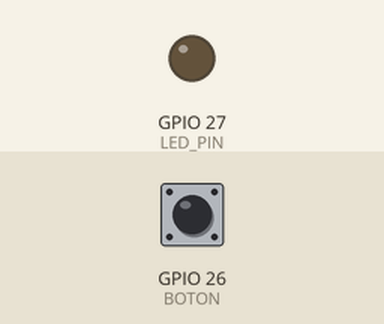
Recording of a sketch running on a simulated ESP32. Shown: output pins drawn as LEDs (lit = HIGH). Inputs (shaded band) come from the test bench; at power-on: GPIO 26 (BOTON) HIGH. I2S audio is not simulated (input reads silence); what the sketch prints to the serial monitor is not drawn.

Above: at 1.2 s.
1.3 s: GPIO 26 (BOTON) pulled LOW for 0.15 s
At 2.1 s:
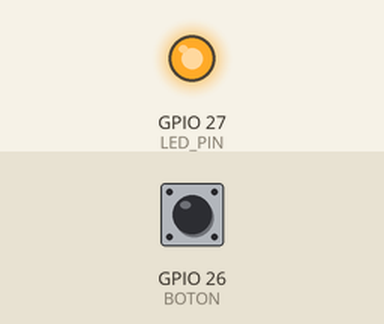
2.9 s: GPIO 26 (BOTON) pulled LOW for 1 s
At 3.8 s:
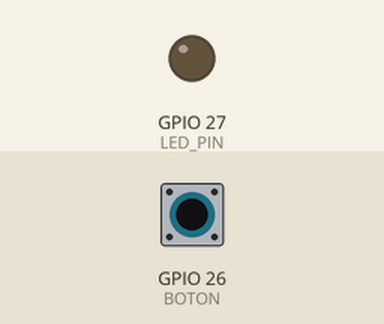
8.4 s: GPIO 26 (BOTON) pulled LOW for 3.2 s
At 8.7 s:
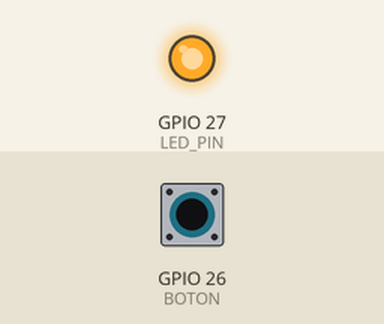
Timing chart, 0 to 11.4 s (numbered marks = the images above; inputs shaded):
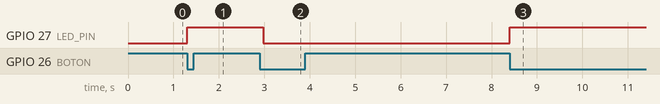

The sketch:

esp32.ino
```cpp
#include <driver/i2s.h>

#define MIC_SD 32
#define MIC_WS 25
#define MIC_SCK 33
#define SPK_BCLK 13
#define SPK_LRC 4
#define SPK_DOUT 2
#define BOTON 26
#define LED_PIN 27

#define REC_SAMPLE_RATE 16000
#define SERIAL_BAUD 921600

int32_t micBuf[1024];
int16_t micOut[1024];
uint8_t spkBuf[2048];

bool grabando = false;

// ---------- BOTÓN (interrupción por flanco, una sola vez por pulsación) ----------
volatile bool botonFlag = false;
volatile unsigned long ultimoIsr = 0;

void IRAM_ATTR isrBoton() {
  unsigned long t = millis();
  if (t - ultimoIsr > 250) {      // antirrebote
    ultimoIsr = t;
    botonFlag = true;
  }
}

bool botonPulsado() {
  if (botonFlag) {
    botonFlag = false;
    return true;
  }
  return false;
}

// ---------- I2S ----------
void setupMic() {
  i2s_config_t cfg = {
    .mode = (i2s_mode_t)(I2S_MODE_MASTER | I2S_MODE_RX),
    .sample_rate = REC_SAMPLE_RATE,
    .bits_per_sample = I2S_BITS_PER_SAMPLE_32BIT,
    .channel_format = I2S_CHANNEL_FMT_ONLY_LEFT,
    .communication_format = I2S_COMM_FORMAT_STAND_I2S,
    .intr_alloc_flags = ESP_INTR_FLAG_LEVEL1,
    .dma_buf_count = 4,
    .dma_buf_len = 512,
    .use_apll = false,
    .tx_desc_auto_clear = false,
    .fixed_mclk = 0
  };
  i2s_pin_config_t pins = {.bck_io_num = MIC_SCK, .ws_io_num = MIC_WS, .data_out_num = I2S_PIN_NO_CHANGE, .data_in_num = MIC_SD};
  i2s_driver_install(I2S_NUM_0, &cfg, 0, NULL);
  i2s_set_pin(I2S_NUM_0, &pins);
}

void stopMic() {
  i2s_driver_uninstall(I2S_NUM_0);
}

void setupSpk(int rate) {
  i2s_config_t cfg = {
    .mode = (i2s_mode_t)(I2S_MODE_MASTER | I2S_MODE_TX),
    .sample_rate = rate,
    .bits_per_sample = I2S_BITS_PER_SAMPLE_16BIT,
    .channel_format = I2S_CHANNEL_FMT_ONLY_LEFT,
    .communication_format = I2S_COMM_FORMAT_STAND_I2S,
    .intr_alloc_flags = ESP_INTR_FLAG_LEVEL1,
    .dma_buf_count = 8,
    .dma_buf_len = 1024,
    .use_apll = false,
    .tx_desc_auto_clear = true,
    .fixed_mclk = 0
  };
  i2s_pin_config_t pins = {.bck_io_num = SPK_BCLK, .ws_io_num = SPK_LRC, .data_out_num = SPK_DOUT, .data_in_num = I2S_PIN_NO_CHANGE};
  i2s_driver_install(I2S_NUM_1, &cfg, 0, NULL);
  i2s_set_pin(I2S_NUM_1, &pins);
}

// ---------- SERIAL ----------
void vaciarRx() {
  while (Serial.available()) Serial.read();
}

// Descarta bytes residuales hasta que pasen "ms_silencio" sin recibir nada
// (con un tope total de 1 segundo para no quedar atrapado).
void drenarSerial(unsigned long ms_silencio) {
  unsigned long inicio = millis();
  unsigned long ultimo = millis();
  while (millis() - ultimo < ms_silencio && millis() - inicio < 1000) {
    if (Serial.available()) {
      Serial.read();
      ultimo = millis();
    }
  }
}

void iniciarGrabacion() {
  grabando = true;
  setupMic();
  digitalWrite(LED_PIN, HIGH);
  vaciarRx();                    // por si quedó audio viejo en el buffer de entrada
  Serial.println("START");
  Serial.flush();
}

void detenerGrabacion() {
  grabando = false;
  digitalWrite(LED_PIN, LOW);
  stopMic();
  vaciarRx();
  Serial.println("END");         // se manda como "END\r\n", Python busca esa secuencia
  Serial.flush();
}

// ---------- REPRODUCCIÓN ----------
void reproducir() {
  uint8_t header[8];
  int got = 0;
  unsigned long start = millis();
  while (got < 8 && (millis() - start < 2000)) {
    if (Serial.available()) {
      got += Serial.readBytes(header + got, 8 - got);
    }
  }
  if (got < 8) {
    Serial.println("PLAYED");
    return;
  }

  uint32_t sampleRate = header[0] | (header[1] << 8) | (header[2] << 16) | ((uint32_t)header[3] << 24);
  uint32_t totalBytes = header[4] | (header[5] << 8) | (header[6] << 16) | ((uint32_t)header[7] << 24);

  setupSpk(sampleRate);

  uint32_t received = 0;
  bool interrumpido = false;
  unsigned long ultimoDato = millis();

  while (received < totalBytes) {
    if (botonPulsado()) {
      interrumpido = true;
      Serial.println("INTERRUPTED");
      Serial.flush();
      break;
    }

    if (Serial.available()) {
      int chunk = min((uint32_t)sizeof(spkBuf), totalBytes - received);
      int r = Serial.readBytes(spkBuf, chunk);
      if (r > 0) {
        size_t bw = 0;
        i2s_write(I2S_NUM_1, spkBuf, r, &bw, portMAX_DELAY);
        received += r;
        ultimoDato = millis();
      }
    } else if (millis() - ultimoDato > 3000) {
      break;                     // Python dejó de mandar datos: no quedarse colgado
    }
  }

  if (interrumpido) {
    i2s_zero_dma_buffer(I2S_NUM_1);   // corta el sonido ya
    drenarSerial(150);                // tira el audio que Python alcanzó a mandar
    i2s_driver_uninstall(I2S_NUM_1);
    botonFlag = false;                // ignora pulsaciones durante el cambio
    iniciarGrabacion();               // manda START
  } else {
    // silencio al final para que se escuche completa la cola del audio
    memset(spkBuf, 0, sizeof(spkBuf));
    for (int i = 0; i < 5; i++) {
      size_t bw = 0;
      i2s_write(I2S_NUM_1, spkBuf, sizeof(spkBuf), &bw, portMAX_DELAY);
    }
    i2s_driver_uninstall(I2S_NUM_1);
    Serial.println("PLAYED");
  }
}

// ---------- SETUP / LOOP ----------
void setup() {
  Serial.setRxBufferSize(8192);   // debe ir ANTES de Serial.begin()
  Serial.begin(SERIAL_BAUD);
  Serial.setTimeout(10);

  pinMode(BOTON, INPUT_PULLUP);
  attachInterrupt(digitalPinToInterrupt(BOTON), isrBoton, FALLING);

  pinMode(LED_PIN, OUTPUT);
  digitalWrite(LED_PIN, LOW);

  Serial.println("READY");
}

void loop() {
  if (!grabando && Serial.available() > 0) {
    if (Serial.peek() == 'p') {
      Serial.read();
      reproducir();
      return;
    } else {
      Serial.read();              // descarta basura que no sea un comando válido
    }
  }

  if (botonPulsado()) {
    if (!grabando) {
      iniciarGrabacion();
    } else {
      detenerGrabacion();
    }
  }

  if (grabando) {
    size_t br = 0;
    i2s_read(I2S_NUM_0, micBuf, sizeof(micBuf), &br, portMAX_DELAY);
    int cnt = br / sizeof(int32_t);
    for (int i = 0; i < cnt; i++) {
      int32_t v = micBuf[i] >> 13;
      if (v > 32767) v = 32767;
      if (v < -32768) v = -32768;
      micOut[i] = (int16_t)v;
    }
    Serial.write((uint8_t*)micOut, cnt * 2);   // un solo write por bloque
  } else {
    delay(1);
  }
}
```

Measured:
- after the input at 1.3 s, GPIO 27 (LED_PIN): LOW → HIGH at once
- after the input at 2.9 s, GPIO 27 (LED_PIN): HIGH → LOW after 0.08 s
- after the input at 8.4 s, GPIO 27 (LED_PIN): LOW → HIGH at once
